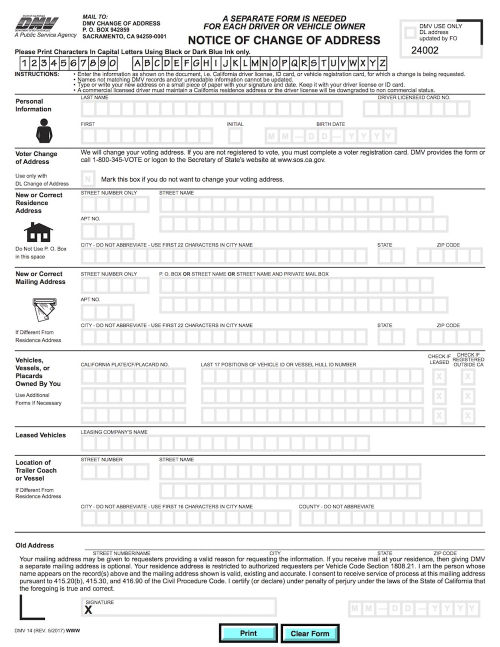
#> input picture Class-Exercise-1/Images/form.jpg, 1000 x 1293 px (shown at 1/2 size)
$ jupyter execute --allow-errors InClassExercise-1.ipynb   (shell and % lines are left out)
#> lines starting #> are read from the running program, lines starting #| are printed output that depends on the picture
_________________________________________________________________________________________________________________

# Feature Based Image Alignment

We will demonstrate the steps by way of an example in which we will align a photo of a form taken using a mobile phone to a template of the form. The technique we will use is often called “feature based” image alignment because in this technique a sparse set of features are detected in one image and matched with the features in the other image. A transformation is then calculated based on these matched features that warps one image on to the other.

In many applications, we have two images of the same scene or the same document, but they are not aligned. In other words, if you pick a feature (say a corner) on one image, the coordinates of the same corner in the other image is very different.

Image alignment (also known as image registration) is the technique of warping one image ( or sometimes both images ) so that the features in the two images line up perfectly.

At the heart of image alignment techniques is a simple 3×3 matrix called __Homography__.


Consider two images of a plane (top of the book) shown in Figure above. The red dot represents the same physical point in the two images. In computer vision jargon we call these corresponding points. Figure shows four corresponding points in four different colors — red, green, yellow and orange.

_A Homography is a transformation ( a 3×3 matrix ) that maps the points in one image to the corresponding points in the other image._

If we know 4 or more corresponding points in the two images, we can use the OpenCV function _**findHomography**_ to find the homography. An example of four corresponding points is shown in the Figure above. The red, green, yellow and orange points are corresponding points.

Internally the function findHomography solves a linear system of equations to find the homography. Documentation can be seen here (https://kite.com/python/docs/cv2.findHomography)

### How to find corresponding points automatically ?
In many Computer Vision applications, we often need to identify interesting stable points in an image. These points are called keypoints or feature points. There are several keypoint detectors implemented in OpenCV ( e.g. SIFT, SURF, and ORB).

In this tutorial, we will use the ORB feature detector because SIFT and SURF are patented and if you want to use it in a real-world application, you need to pay a licensing fee. ORB is fast, accurate and license-free!

ORB stands for Oriented FAST and Rotated BRIEF.

ORB keypoints are shown in the image below using circles. Documentation about ORB feature detector can be seen here.

https://opencv-python-tutroals.readthedocs.io/en/latest/py_tutorials/py_feature2d/py_orb/py_orb.html#orb-in-opencv

### Feature matching

The homography that relates the two images can be calculated only if we know corresponding features in the two images. So a matching algorithm is used to find which features in one image match features in the other image. For this purpose, the descriptor of every feature in one image is compared to the descriptor of every feature in the second image to find good matches.

_cv2.DescriptorMatcher_create_ method is used for feature matching. Behind the scene it uses hamming distance measure to compute the similarity match between feature descriptors of local keypoints.

***

### Steps for Feature Based Image Alignment
Now we are in a position to summarize the steps involved in image alignment. The description below refers to the code in the next sections.

#### 1: Read Images :
We first read the reference image (or the template image) and the image we want to align to this template

#### 2: Detect Features:
We then detect ORB features in the two images. Although we need only 4 features to compute the homography, typically hundreds of features are detected in the two images. We control the number of features using the parameter **MAX_FEATURES** in the code.We detect features and compute the descriptors using **_detectAndCompute_** method.

#### 3: Match Features:
We find the matching features in the two images, sort them by goodness of match and keep only a small percentage of original matches. We finally display the good matches on the images and write the file to disk for visual inspection. We use the hamming distance as a measure of similarity between two feature descriptors. The matched features are shown in the figure below by drawing a line connecting them. Notice, we have many incorrect matches and thefore we will need to use a robust method to calculate homography in the next step.

Matching keypoints are shown by drawing a line between them. The matches are not perfect and therefore we need a robust method for calculating the homography in the next step.


#### 4: Calculate Homography:
A homography can be computed when we have 4 or more corresponding points in two images. Automatic feature matching explained in the previous section does not always produce 100% accurate matches. It is not uncommon for 20-30% of the matches to be incorrect. Fortunately, the **_findHomography_** method utilizes a robust estimation technique called Random Sample Consensus (RANSAC) which produces the right result even in the presence of large number of bad matches.

#### 5: Warping image:
Once an accurate homography has been calculated, the transformation can be applied to all pixels in one image to map it to the other image. This is done using the **_warpPerspective_** function in OpenCV.

**Below is the function _def alignImages(im1, im2):_ which implemented the above mentioned five steps**

[cell 1]
import numpy as np
import gzip
import struct
import cv2
import matplotlib.pyplot as plt

[cell 2]
MAX_MATCHES = 500
GOOD_MATCH_PERCENT = 0.15

def alignImages(im1, im2):

  # Convert images to grayscale
  im1Gray = cv2.cvtColor(im1, cv2.COLOR_BGR2GRAY)
  im2Gray = cv2.cvtColor(im2, cv2.COLOR_BGR2GRAY)

  # Detect ORB features and compute descriptors.
  orb = cv2.ORB_create(MAX_MATCHES)
  keypoints1, descriptors1 = orb.detectAndCompute(im1Gray, None)
  keypoints2, descriptors2 = orb.detectAndCompute(im2Gray, None)

  # Match features.
  matcher = cv2.DescriptorMatcher_create(cv2.DESCRIPTOR_MATCHER_BRUTEFORCE_HAMMING)
  matches = matcher.match(descriptors1, descriptors2, None)

  # Sort matches by score
  matches.sort(key=lambda x: x.distance, reverse=False)

  # Remove not so good matches
  numGoodMatches = int(len(matches) * GOOD_MATCH_PERCENT)
  matches = matches[:numGoodMatches]

  # Draw top matches
  imMatches = cv2.drawMatches(im1, keypoints1, im2, keypoints2, matches, None)
  cv2.imwrite("matches.jpg", imMatches)

  # Extract location of good matches
  points1 = np.zeros((len(matches), 2), dtype=np.float32)
  points2 = np.zeros((len(matches), 2), dtype=np.float32)

  for i, match in enumerate(matches):
    points1[i, :] = keypoints1[match.queryIdx].pt
    points2[i, :] = keypoints2[match.trainIdx].pt

  # Find homography
  h, mask = cv2.findHomography(points1, points2, cv2.RANSAC)

  # Use homography
  height, width, channels = im2.shape
  im1Reg = cv2.warpPerspective(im1, h, (width, height))

  return im1Reg, h

**The main function to call the above mentioned _def alignImages(im1, im2):_.**

[cell 3]
# Read reference image
refFilename = "./Images/form.jpg"
print("Reading reference image : ", refFilename)
imReference = cv2.imread(refFilename, cv2.IMREAD_COLOR)
#> imReference is the input picture: shape (1293, 1000, 3); mean B, G, R 237.7, 237.7, 237.5

# Read image to be aligned
imFilename = "./Images/scanned-form.jpg"
print("Reading image to align : ", imFilename);
im = cv2.imread(imFilename, cv2.IMREAD_COLOR)
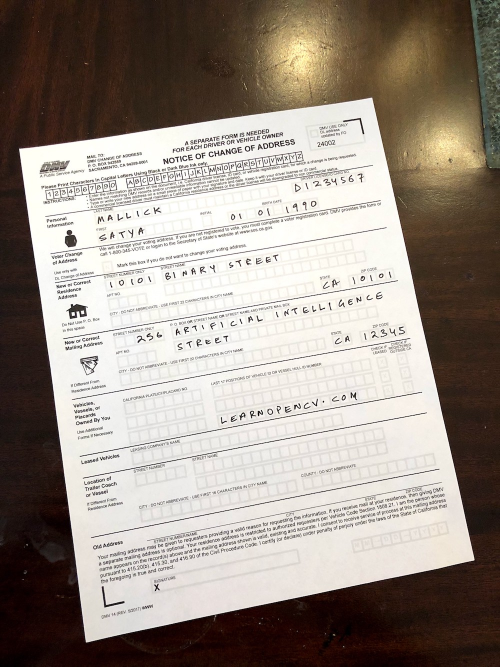
#> input picture Class-Exercise-1/Images/scanned-form.jpg, 1000 x 1333 px (shown at 1/2 size)
#> im is the input picture: shape (1333, 1000, 3); mean B, G, R 136, 144.9, 154.7

print("Aligning images ...")
# Registered image will be resotred in imReg.
# The estimated homography will be stored in h.
#> (the rest of this cell did not finish here and is left out)

#> in alignImages, `im1Gray = cv2.cvtColor(im1, cv2.COLOR_BGR2GRAY)`:
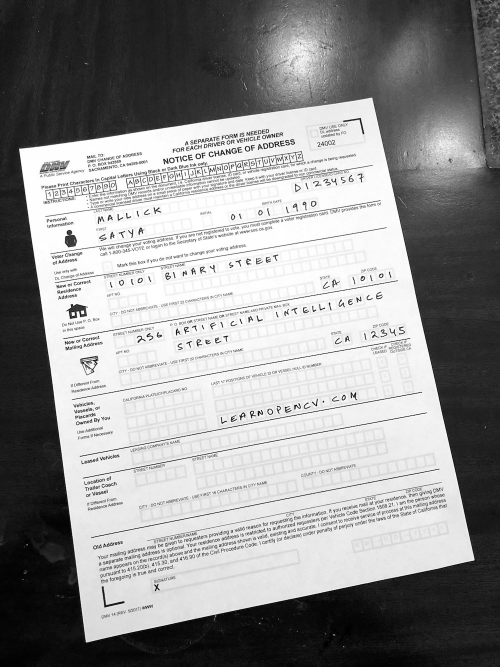
#> im1Gray: shape (1333, 1000) (shown at 1/2 size); min 0, max 255, mean 146.8
#> in alignImages, `keypoints1, descriptors1 = orb.detectAndCompute(im1Gray, None)`: keypoints1 = 500 keypoints; strongest (x, y, size): (524, 828, 31), (527, 289, 37.2), (391, 652, 31), (374, 686, 31)
#> in alignImages, `keypoints2, descriptors2 = orb.detectAndCompute(im2Gray, None)`: keypoints2 = 500 keypoints; strongest (x, y, size): (87, 941, 31), (50, 219, 31), (90, 219, 31), (110, 768, 31)
#> in alignImages, `matches = matcher.match(descriptors1, descriptors2, None)`: matches = 500 matches

# Write aligned image to disk.
outFilename = "aligned.jpg"
print("Saving aligned image : ", outFilename);
cv2.imwrite(outFilename, imReg)

# Print estimated homography
print("Estimated homography : \n",  h)
